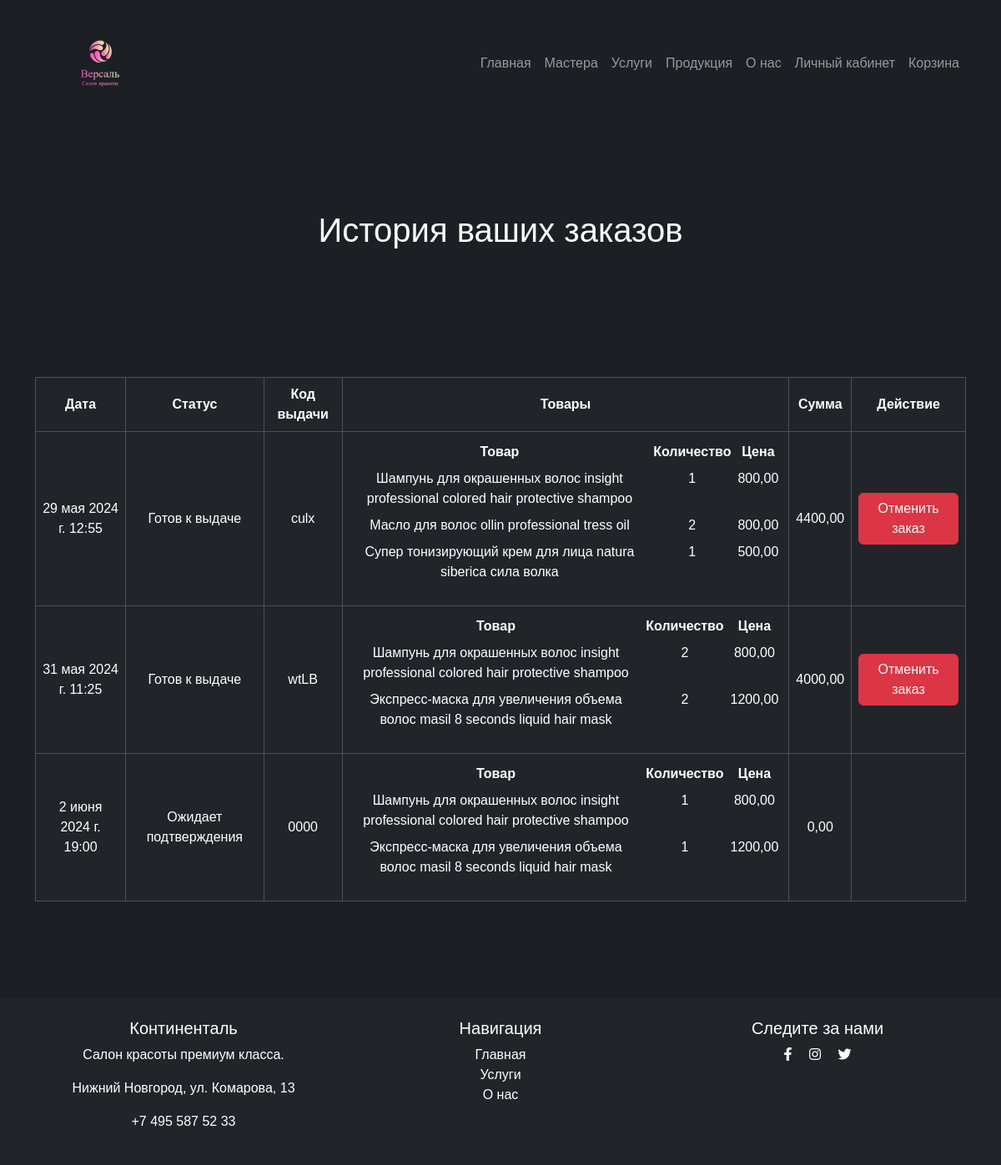
/account/order_history/ (signed in), run on an earlier commit of the app's database.
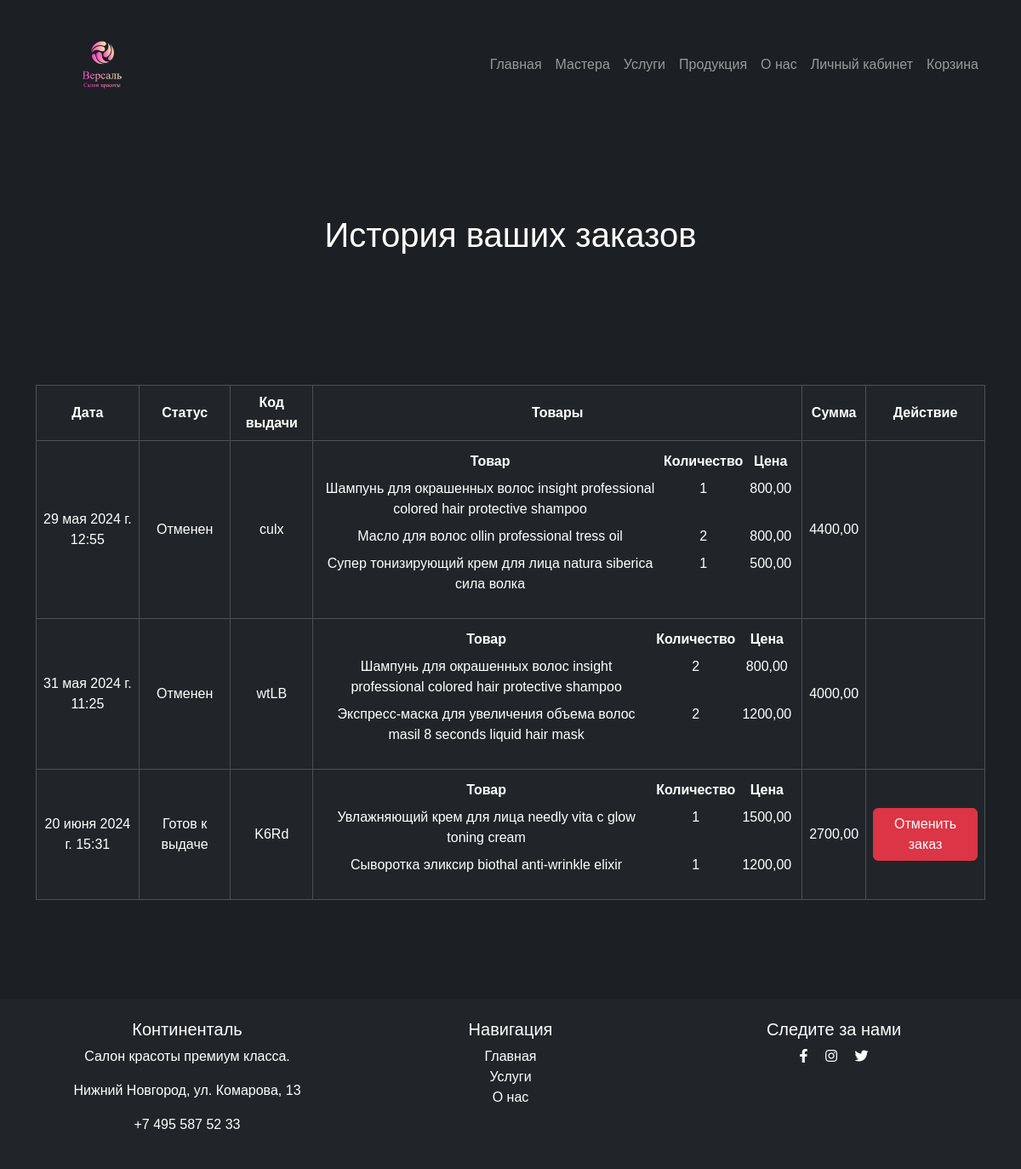
And on a later commit of the database.
### products/models.py (models this page shows, shortened)
class Cart(models.Model):
    class CartStatus(models.TextChoices):
        PENDING = 'pending', 'Ожидает подтверждения'
        READY = 'ready', 'Готов к выдаче'
        CANCELLED = 'canceled', 'Отменен'
        COMPLETED = 'completed', 'Выдан'
    user: Users = models.ForeignKey(Users, on_delete=models.CASCADE, verbose_name='Пользователь', unique=False)
    order_date = models.DateTimeField(default=now, verbose_name='Дата оформления')
    status = models.CharField(max_length=20, choices=CartStatus.choices, default='pending', verbose_name='Статус заказа')
    issue_code = models.CharField(max_length=4, verbose_name='Код выдачи', default='0000')
    total_sum = models.DecimalField(max_digits=12, decimal_places=2, default=0, verbose_name='Сумма заказа')
    class Meta:
        verbose_name = 'Корзина'
        verbose_name_plural = 'Корзины'

class CartItem(models.Model):
    cart = models.ForeignKey(Cart, on_delete=models.CASCADE, verbose_name='Корзина')
    product = models.ForeignKey(Product, on_delete=models.CASCADE, verbose_name='Товар')
    quantity = models.PositiveIntegerField(default=1, verbose_name='Количество товара')
    class Meta:
        verbose_name = 'Товары корзин'
        verbose_name_plural = 'Товары корзин'

class Product(models.Model):
    category = models.ForeignKey(ProductCategory, on_delete=models.CASCADE, verbose_name='Категория')
    name = models.CharField(max_length=100, verbose_name='Наименование')
    description = models.TextField(verbose_name='Описание')
    price = models.DecimalField(max_digits=10, decimal_places=2, verbose_name='Цена')
    quantity = models.PositiveIntegerField(default=0, verbose_name='Количество на складе')
    image = models.ImageField(upload_to='images/', null=True, blank=True, verbose_name='Изображение')
    slug = models.SlugField(verbose_name='URL', max_length=150, unique=True, db_index=True, null=True, blank=True)
    class Meta:
        verbose_name = 'Товар'
        verbose_name_plural = 'Товары'

### main/views.py (the view)
# urls.py: path('account/order_history/', views.order_history, name='order_history'),
@login_required
def order_history(request):
    user_orders = Cart.objects.filter(user=request.user)
    orders_info = []
    for order in user_orders:
        order_info = {
            'order': order,
            'items': CartItem.objects.filter(cart=order)
        }
        orders_info.append(order_info)
    return render(request, 'main/order_history.html', {'orders_info': orders_info})

### main/templates/main/order_history.html (shortened to what this page needs)
{% extends 'main/main_layout.html' %}
{% load static %}
{% block content %}
    <section>
        <div class="container space-top">
            <div class="row">
                <h1 class="text-white text-center">История ваших заказов</h1>
            </div>
        </div>
    </section>
<section class="intro space-top">
  <div class="gradient-custom-2 h-100">
    <div class="mask d-flex align-items-center h-100">
      <div class="container">
        <div class="row justify-content-center">
          <div class="col-12">
            <div class="table-responsive">
              <table class="table table-responsive table-dark table-bordered table-hover text-center align-middle">
                <thead class="align-middle">
                  <tr>
                    <th scope="col">Дата</th>
                    <th scope="col">Статус</th>
                    <th scope="col">Код выдачи</th>
                    <th scope="col">Товары</th>
                    <th scope="col">Сумма</th>
                    <th scope="col">Действие</th>
                  </tr>
                </thead>
                <tbody>
                  {% for order_info in orders_info %}
                  <tr>
                    <td>{{ order_info.order.order_date }}</td>
                    <td>{{ order_info.order.get_status_display }}</td>
                    <td>{{ order_info.order.issue_code }}</td>
                    <td>
                      <table class="table table-sm table-dark table-borderless">
                        <thead>
                          <tr>
                            <th scope="col">Товар</th>
                            <th scope="col">Количество</th>
                            <th scope="col">Цена</th>
                          </tr>
                        </thead>
                        <tbody>
                          {% for item in order_info.items %}
                          <tr>
                            <td>{{ item.product.name }}</td>
                            <td>{{ item.quantity }}</td>
                            <td>{{ item.product.price }}</td>
                          </tr>
                          {% endfor %}
                        </tbody>
                      </table>
                    </td>
                    <td>{{ order_info.order.total_sum }}</td>
                    <td>
                      {% if order_info.order.status == 'ready' %}
                      <button class="btn btn-danger" onclick="cancelOrder('{{ order_info.order.pk }}')">Отменить заказ</button>
                      {% endif %}
                    </td>
                  </tr>
                  {% endfor %}
                </tbody>
              </table>
            </div>
          </div>
        </div>
      </div>
    </div>
  </div>
</section>
{% endblock %}

What changed in the data, as far as the page shows it:
removed Cart: order.order_date "2 июня 2024 г. 19:00", order.status "Ожидает подтверждения", order.issue_code "0000", order.total_sum "0,00"
removed CartItem: product.name "Шампунь для окрашенных волос insight professional colored hair protective shampoo", quantity "1", product.price "800,00", shown under Cart "2 июня 2024 г. 19:00"
removed CartItem: product.name "Экспресс-маска для увеличения объема волос masil 8 seconds liquid hair mask", quantity "1", product.price "1200,00", shown under Cart "2 июня 2024 г. 19:00"
changed Cart "29 мая 2024 г. 12:55": order.status "Готов к выдаче" → "Отменен"; no longer shows "Отменить заказ"
changed Cart "31 мая 2024 г. 11:25": order.status "Готов к выдаче" → "Отменен"; no longer shows "Отменить заказ"
added Cart: order.order_date "20 июня 2024 г. 15:31", order.status "Готов к выдаче", order.issue_code "K6Rd", order.total_sum "2700,00"
added CartItem: product.name "Увлажняющий крем для лица needly vita c glow toning cream", quantity "1", product.price "1500,00", shown under Cart "20 июня 2024 г. 15:31"
added CartItem: product.name "Сыворотка эликсир biothal anti-wrinkle elixir", quantity "1", product.price "1200,00", shown under Cart "20 июня 2024 г. 15:31"
